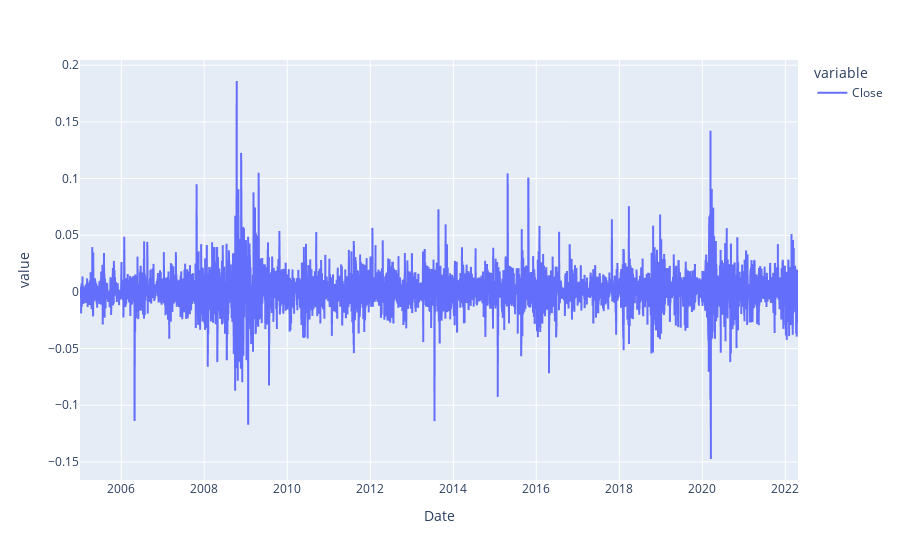

The cell this chart's notebook holds for it:
### Code cell
hist.Close.plot()

### Figure 1 — Plotly figure (JSON) as saved in the notebook; plotly's stock layout.template omitted (floating-point values rounded to 4 significant figures; data arrays with more than 128 entries replaced by an {"elided": "..."} marker saying what was removed)
{"data": [{"hovertemplate": "variable=Close<br>Date=%{x}<br>value=%{y}<extra></extra>", "legendgroup": "Close", "line": {"color": "#636efa", "dash": "solid"}, "marker": {"symbol": "circle"}, "mode": "lines", "name": "Close", "showlegend": true, "type": "scattergl", "x": {"elided": "4357 str values"}, "xaxis": "x", "y": {"elided": "4357 float values"}, "yaxis": "y"}], "layout": {"legend": {"title": {"text": "variable"}, "tracegroupgap": 0}, "margin": {"t": 60}, "xaxis": {"anchor": "y", "domain": [0, 1], "title": {"text": "Date"}}, "yaxis": {"anchor": "x", "domain": [0, 1], "title": {"text": "value"}}}}
